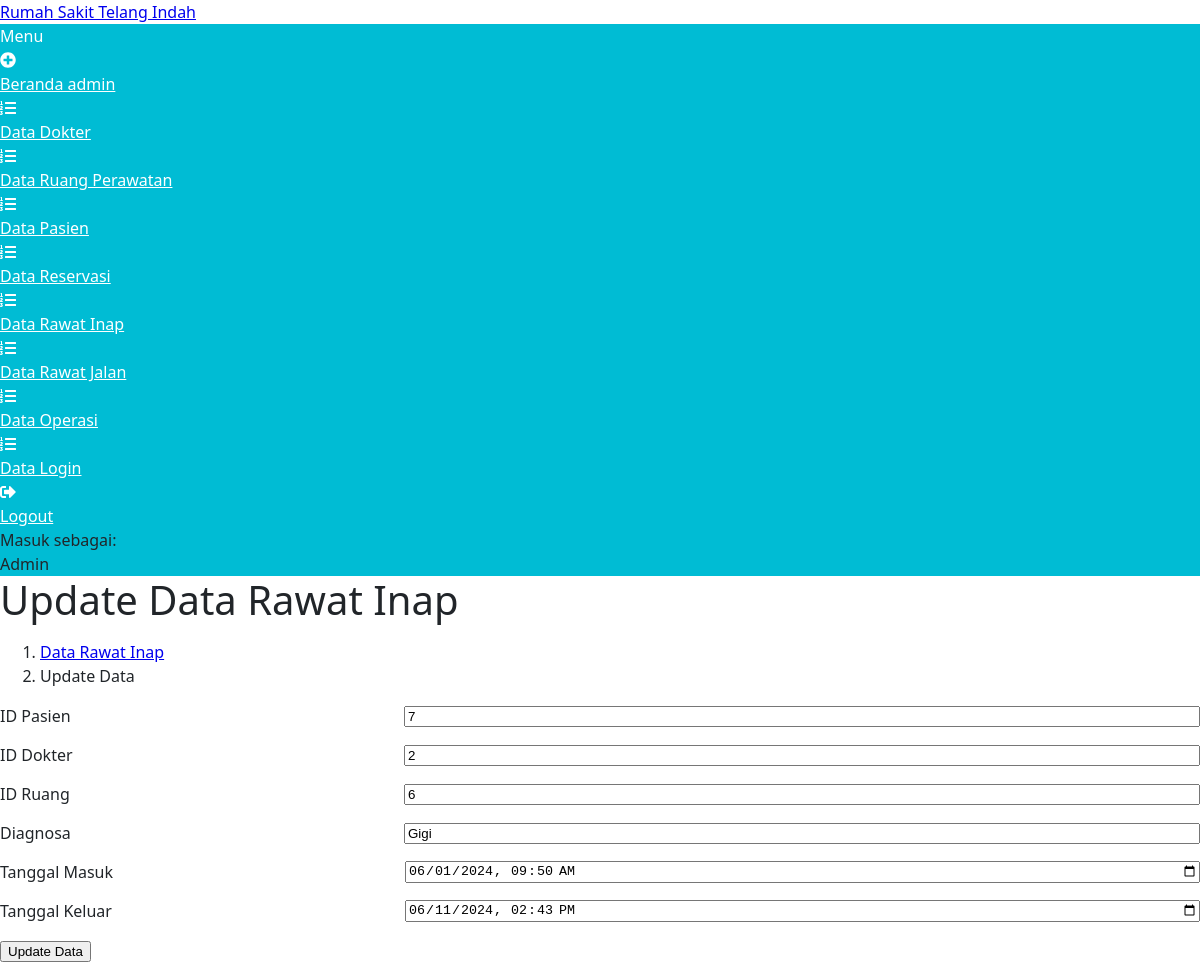
The page /updaterawatinap.php?op=edit&id=3 (signed in) on the database its author committed.
### tables this page shows
CREATE TABLE `rawat_inap` (
  `id_rawat_inap` int(11) NOT NULL,
  `id_pasien` int(11) NOT NULL,
  `id_dokter` int(11) NOT NULL,
  `id_ruang` int(11) NOT NULL,
  `diagnosa` varchar(10) NOT NULL,
  `tanggal_masuk` datetime NOT NULL,
  `tanggal_keluar` datetime DEFAULT NULL,
  `total_hari` int(11) DEFAULT NULL,
  `biaya_rawat_inap` int(11) DEFAULT NULL
);

### updaterawatinap.php (the view, shortened to what this page needs)
<?php
require 'function.php';
if (isset($_GET['op']) && $_GET['op'] == 'edit' && isset($_GET['id'])) {
    $id = $_GET['id'];
    $sql = "SELECT * FROM rawat_inap WHERE id_rawat_inap = ?";
    $stmt = mysqli_prepare($koneksi, $sql);
    mysqli_stmt_bind_param($stmt, 's', $id);
    mysqli_stmt_execute($stmt);
    $result = mysqli_stmt_get_result($stmt);
    if ($result && mysqli_num_rows($result) > 0) {
        $data = mysqli_fetch_assoc($result);
        $id_pasien = $data['id_pasien'];
        $id_dokter = $data['id_dokter'];
        $id_ruang = $data['id_ruang'];
        $diagnosa = $data['diagnosa'];
        $tanggal_masuk = $data['tanggal_masuk'];
        $tanggal_keluar = $data['tanggal_keluar'];
    } else {
        $error = "Data tidak ditemukan.";
    }
} else {
    header("Location: tabelrawatinap.php");
    exit();
}
?>
<!DOCTYPE html>
<html lang="en">
<head>
    <link href="https://cdn.jsdelivr.net/npm/simple-datatables@latest/dist/style.css" rel="stylesheet" />
    <link href="css/styles.css" rel="stylesheet" />
</head>
<body class="sb-nav-fixed">
<nav class="sb-topnav navbar navbar-expand navbar-dark bg-primary">
        <a class="navbar-brand ps-3" href="user.php">Rumah Sakit Telang Indah</a>
    </nav>
    <div id="layoutSidenav">
        <div id="layoutSidenav_nav">
            <nav class="sb-sidenav accordion sb-sidenav-dark bg-cyan" id="sidenavAccordion">
                <div class="sb-sidenav-menu">
                    <div class="nav">
                        <div class="sb-sidenav-menu-heading">Menu</div>
                        <a class="nav-link" href="admin.php">
                            <div class="sb-nav-link-icon"><i class="fas fa-plus-circle"></i></div>
                            Beranda admin
                        </a>
                        <a class="nav-link" href="tabeldokter.php">
                            <div class="sb-nav-link-icon"><i class="fas fa-list-ol"></i></div>
                            Data Dokter
                        </a>
                        <a class="nav-link" href="tabelruangperawatan.php">
                            <div class="sb-nav-link-icon"><i class="fas fa-list-ol"></i></div>
                            Data Ruang Perawatan
                        </a>
                        <a class="nav-link" href="tabelpasien.php">
                            <div class="sb-nav-link-icon"><i class="fas fa-list-ol"></i></div>
                            Data Pasien
                        </a>
                        <a class="nav-link" href="tabelreservasi.php">
                            <div class="sb-nav-link-icon"><i class="fas fa-list-ol"></i></div>
                            Data Reservasi
                        </a>
                        <a class="nav-link" href="tabelrawatinap.php">
                            <div class="sb-nav-link-icon"><i class="fas fa-list-ol"></i></div>
                            Data Rawat Inap
                        </a>
                        <a class="nav-link" href="tabelrawatjalan.php">
                            <div class="sb-nav-link-icon"><i class="fas fa-list-ol"></i></div>
                            Data Rawat Jalan
                        </a>
                        <a class="nav-link" href="tabeloperasi.php">
                            <div class="sb-nav-link-icon"><i class="fas fa-list-ol"></i></div>
                            Data Operasi
                        </a>
                        <a class="nav-link" href="tabellogin.php">
                            <div class="sb-nav-link-icon"><i class="fas fa-list-ol"></i></div>
                            Data Login
                        </a>
                        <a class="nav-link" href="logout.php">
                            <div class="sb-nav-link-icon"><i class="fas fa-sign-out-alt"></i></div>
                            Logout
                        </a>
                    </div>
                </div>
                <div class="sb-sidenav-footer">
                    <div class="small">Masuk sebagai:</div>
                    Admin
                </div>
            </nav>
        </div>
        <div id="layoutSidenav_content">
            <main>
                <div class="container-fluid px-4">
                    <h1 class="mt-4">Update Data Rawat Inap</h1>
                    <ol class="breadcrumb mb-4">
                        <li class="breadcrumb-item"><a href="tabelrawatinap.php">Data Rawat Inap</a></li>
                        <li class="breadcrumb-item active">Update Data</li>
                    </ol>
                    <div class="card mb-4">
                        <div class="card-body">
                            <form method="post">
                                <div class="form-group">
                                    <label for="id_pasien" class="form-label">ID Pasien</label>
                                    <input type="text" class="form-control" id="id_pasien" name="id_pasien" value="<?php echo htmlspecialchars($id_pasien); ?>" required>
                                </div>
                                <div class="form-group">
                                    <label for="id_dokter" class="form-label">ID Dokter</label>
                                    <input type="text" class="form-control" id="id_dokter" name="id_dokter" value="<?php echo htmlspecialchars($id_dokter); ?>" required>
                                </div>
                                <div class="form-group">
                                    <label for="id_ruang" class="form-label">ID Ruang</label>
                                    <input type="text" class="form-control" id="id_ruang" name="id_ruang" value="<?php echo htmlspecialchars($id_ruang); ?>" required>
                                </div>
                                <div class="form-group">
                                    <label for="diagnosa" class="form-label">Diagnosa</label>
                                    <input type="text" class="form-control" id="diagnosa" name="diagnosa" value="<?php echo htmlspecialchars($diagnosa); ?>" required>
                                </div>
                                <div class="form-group">
                                    <label for="tanggal_masuk" class="form-label">Tanggal Masuk</label>
                                    <input type="datetime-local" class="form-control" id="tanggal_masuk" name="tanggal_masuk" value="<?php echo isset($tanggal_masuk) ? date('Y-m-d\TH:i', strtotime($tanggal_masuk)) : '' ?>" required>
                                </div>
                                <div class="form-group">
                                    <label for="tanggal_keluar" class="form-label">Tanggal Keluar</label>
                                    <input type="datetime-local" class="form-control" id="tanggal_keluar" name="tanggal_keluar" value="<?php echo isset($tanggal_keluar) ? date('Y-m-d\TH:i', strtotime($tanggal_keluar)) : '' ?>" required>
                                </div>
                                <button type="submit" class="btn btn-primary">Update Data</button>
                            </form>
                        </div>
                    </div>
                </div>
            </main>
        </div>
    </div>
</body>
</html>

### css/styles.css (style rules this page uses)
:root { --bs-blue: #0d6efd; --bs-indigo: #6610f2; --bs-purple: #6f42c1; --bs-pink: #d63384; --bs-red: #dc3545; --bs-orange: #fd7e14; --bs-yellow: #ffc107; --bs-green: #198754; --bs-teal: #20c997; --bs-cyan: #0dcaf0; --bs-white: #fff; --bs-gray: #6c757d; --bs-gray-dark: #343a40; --bs-primary: #0d6efd; --bs-secondary: #6c757d; --bs-success: #198754; --bs-info: #0dcaf0; --bs-warning: #ffc107; --bs-danger: #dc3545; --bs-light: #f8f9fa; --bs-dark: #212529; --bs-font-sans-serif: system-ui, -apple-system, "Segoe UI", Roboto, "Helvetica Neue", Arial, "Noto Sans", "Liberation Sans", sans-serif, "Apple Color Emoji", "Segoe UI Emoji", "Segoe UI Symbol", "Noto Color Emoji"; --bs-font-monospace: SFMono-Regular, Menlo, Monaco, Consolas, "Liberation Mono", "Courier New", monospace; --bs-gradient: linear-gradient(180deg, rgba(255, 255, 255, 0.15), rgba(255, 255, 255, 0)); }
*, *::before, *::after { box-sizing: border-box; }
@media (prefers-reduced-motion: no-preference) { :root { scroll-behavior: smooth; } }
body { margin: 0; font-family: var(--bs-font-sans-serif); font-size: 1rem; font-weight: 400; line-height: 1.5; color: #212529; background-color: #fff; -webkit-text-size-adjust: 100%; -webkit-tap-highlight-color: rgba(0, 0, 0, 0); }
h6, .h6, h5, .h5, h4, .h4, h3, .h3, h2, .h2, h1, .h1 { margin-top: 0; margin-bottom: 0.5rem; font-weight: 500; line-height: 1.2; }
h1, .h1 { font-size: calc(1.375rem + 1.5vw); }
@media (min-width: 1200px) { h1, .h1 { font-size: 2.5rem; } }
body, html { height: 100%; }
#layoutSidenav { display: flex; min-height: 100vh; flex-direction: column; }
#layoutSidenav_content { flex: 1; display: flex; flex-direction: column; }
main { flex: 1; }
.bg-cyan { background-color: #00bcd4 !important; }
.sb-sidenav-menu .nav .sb-sidenav-menu-heading, .sb-sidenav-menu .nav .nav-link { color: white !important; }

### updaterawatinap.php (style rules this page uses)
.form-group { display: flex; align-items: center; margin-bottom: 15px; }
.form-group label { flex: 1; margin-right: 10px; min-width: 150px; }
.form-group input, .form-group select { flex: 2; }

### rows shown on the page
rawat_inap: id_pasien "7", id_dokter "2", id_ruang "6", diagnosa "Gigi", tanggal_masuk "06/01/2024 09:50", tanggal_keluar "06/11/2024 14:43"
